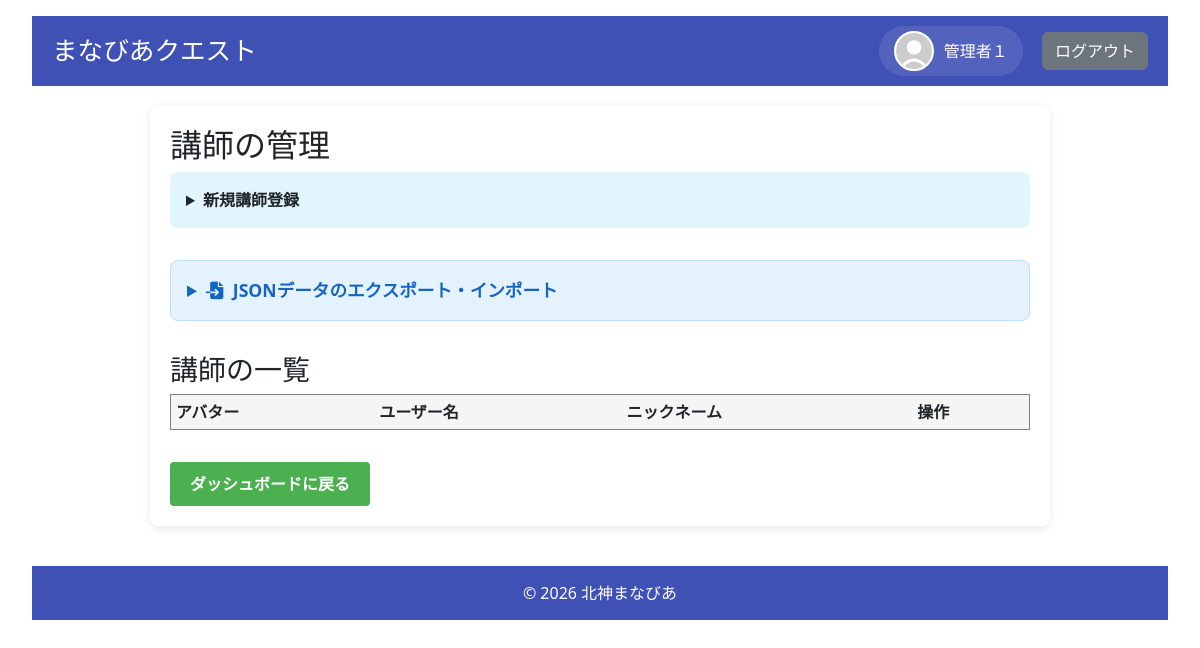
Before: /admin/teachers (signed in) with the older database file.
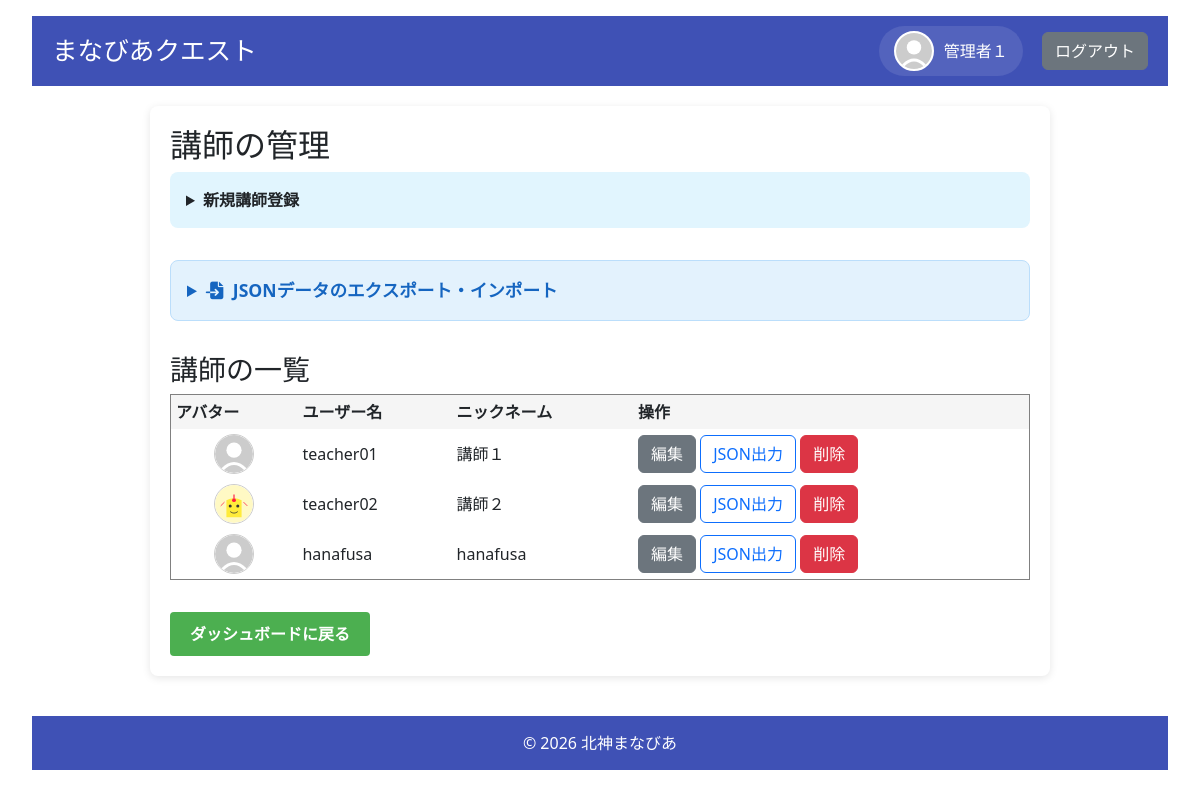
After: the same page with the newer database file.
### models.py (models this page shows, shortened)
class User(UserMixin, db.Model):
    __tablename__ = 'users'
    id = db.Column(db.Integer, primary_key=True)
    username = db.Column(db.String(80), unique=True, nullable=False)
    password_hash = db.Column(db.String(128), nullable=False)
    role = db.Column(db.String(20), nullable=False)  # 'admin', 'student', 'parent'
    is_first_login = db.Column(db.Boolean, default=True, nullable=False)
    nickname = db.Column(db.String(80), nullable=True)
    avatar = db.Column(db.String(200), nullable=True)
    parent_id = db.Column(db.Integer, db.ForeignKey('users.id'), nullable=True)
    user_level = db.Column(db.Integer, default=1)
    medals = db.Column(db.Integer, default=0)
    user_title = db.Column(db.String(100), default='見習い')
    target_levels_json = db.Column(db.String(200), default='{"math": "Lv1", "english": "Lv1", "japanese": "Lv1"}')
    children = db.relationship('User', backref=db.backref('parent', remote_side=[id]), lazy='dynamic')
    attempt_logs = db.relationship('QuestAttemptLog', back_populates='user', cascade="all, delete-orphan")
    @property
    def display_name(self):
        return self.nickname if self.nickname else self.username
    @property
    def avatar_url(self):
        if self.avatar:
            return f"/static/images/avatars/{self.avatar}"
        return "/static/images/avatars/default.svg"
    def is_admin(self):
        return self.role == 'admin'

### app.py (the view)
@app.route('/admin/teachers')
@login_required
def manage_teachers():
    if not current_user.is_admin():
        return redirect(url_for('login'))
    teachers = safe_query_all(User.query.filter_by(role='teacher'))
    return render_template('manage_teachers.html', teachers=teachers)

### app.py (called while the page is built)
@app.context_processor
def inject_markdown_help():
    def get_markdown_help():
        try:
            filepath = os.path.join(basedir, 'Markdown_help.md')
            with open(filepath, 'r', encoding='utf-8') as f:
                return f.read()
        except Exception as e:
            app.logger.error(f"Error reading Markdown_help.md: {e}")
            return "ヘルプファイルを読み込めませんでした。"
    return dict(get_markdown_help=get_markdown_help)

def safe_get(model, ident, retries=5, delay=1.0):
    for i in range(retries):
        try:
            return db.session.get(model, ident)
        except OperationalError as e:
            if "disk I/O error" in str(e) or "database is locked" in str(e):
                app.logger.warning(f"Database get failed (attempt {i+1}/{retries}): {e}. Retrying in {delay}s...")
                time.sleep(delay)
                continue
            raise
    return db.session.get(model, ident)

def safe_query_all(query, retries=5, delay=1.0):
    for i in range(retries):
        try:
            return query.all()
        except OperationalError as e:
            if "disk I/O error" in str(e) or "database is locked" in str(e):
                app.logger.warning(f"Database query all failed (attempt {i+1}/{retries}): {e}. Retrying in {delay}s...")
                time.sleep(delay)
                continue
            raise
    return query.all()

@login_manager.user_loader
def load_user(user_id):
    return safe_get(User, int(user_id))

### templates/manage_teachers.html (shortened to what this page needs)
{% extends "base.html" %}
{% block content %}
<h2>講師の管理</h2>
<details style="background: #e1f5fe; padding: 1rem; margin-bottom: 2rem; border-radius: 8px;">
    <summary style="cursor: pointer; font-weight: bold;">新規講師登録</summary>
</details>
<details style="background: #e3f2fd; padding: 1rem; margin-bottom: 2rem; border-radius: 8px; border: 1px solid #bbdefb;">
    <summary style="cursor: pointer; font-weight: bold; font-size: 1.1rem; color: #1565c0;">
        <i class="fa-solid fa-file-import" style="margin-right: 5px;"></i> JSONデータのエクスポート・インポート
    </summary>
</details>
<h3>講師の一覧</h3>
<table border="1" cellpadding="5" style="width: 100%; border-collapse: collapse;">
  <thead>
    <tr style="background: #f5f5f5;">
      <th>アバター</th>
      <th>ユーザー名</th>
      <th>ニックネーム</th>
      <th>操作</th>
    </tr>
  </thead>
  <tbody>
    {% for teacher in teachers %}
    <tr>
      <td style="text-align: center;">
        <div style="width: 40px; height: 40px; border-radius: 50%; overflow: hidden; margin: 0 auto; border: 1px solid #ccc;">
            <img src="{{ url_for('static', filename='images/avatars/' + (teacher.avatar if teacher.avatar else 'default.svg')) }}" style="width: 100%; height: 100%; object-fit: cover;">
        </div>
      </td>
      <td>{{ teacher.username }}</td>
      <td>{{ teacher.nickname or "未設定" }}</td>
      <td>
        <a href="{{ url_for('edit_user_admin', user_id=teacher.id) }}" class="btn btn-secondary">編集</a>
        <a href="{{ url_for('export_single_teacher', user_id=teacher.id) }}" class="btn btn-outline-primary" style="text-decoration: none; display: inline-block;">JSON出力</a>
        <form action="{{ url_for('delete_user', user_id=teacher.id) }}" method="POST" onsubmit="return confirm('本当に削除しますか？');" style="display:inline;">
            <button type="submit" class="btn btn-danger">削除</button>
        </form>
      </td>
    </tr>
    {% endfor %}
  </tbody>
</table>
<div style="margin-top: 2rem;">
    <a href="{{ url_for('dashboard_' + current_user.role) }}" class="button">ダッシュボードに戻る</a>
</div>
{% endblock %}

### templates/base.html (shortened to what this page needs)
<!DOCTYPE html>
<html lang="ja">
<head>
    <link rel="stylesheet" href="{{ url_for('static', filename='css/style.css') }}">
    <link href="https://cdn.jsdelivr.net/npm/bootstrap@5.3.2/dist/css/bootstrap.min.css" rel="stylesheet">
    <link rel="stylesheet" href="https://cdnjs.cloudflare.com/ajax/libs/font-awesome/6.5.1/css/all.min.css">
</head>
<body>
    <header>
        <h1>まなびあクエスト</h1>
        <nav>
            {% if current_user.is_authenticated %}
            <a href="{{ url_for('profile') }}" class="nav-profile">
                <div class="avatar-container">
                    <img src="{{ current_user.avatar_url }}">
                </div>
                <span>{{ current_user.display_name }}</span>
            </a>
            {% endif %}
            <a href="{{ url_for('logout') }}" class="btn btn-secondary">ログアウト</a>
        </nav>
    </header>
    <main>
        {% block content %}{% endblock %}
    </main>
    <footer>
        &copy; 2026 北神まなびあ
    </footer>
</body>
</html>

### static/css/style.css (style rules this page uses)
body { font-family: "Helvetica Neue", Helvetica, Arial, sans-serif; background-color: #f5f7fa; color: #333333; margin: 0; padding: 1rem 2rem; line-height: 1.6; }
header { background-color: #3f51b5; color: white; padding: 10px 20px; display: flex; align-items: center; justify-content: space-between; min-height: 60px; }
header h1 { margin: 0; font-size: 1.6rem; white-space: nowrap; }
nav { display: flex; align-items: center; gap: 1.2rem; flex-shrink: 0; }
.nav-profile { display: flex; align-items: center; gap: 10px; color: white; text-decoration: none; background: rgba(255,255,255,0.1); padding: 5px 15px; border-radius: 30px; transition: background 0.2s; }
.avatar-container { width: 40px; height: 40px; border-radius: 50%; overflow: hidden; background-color: #eee; flex-shrink: 0; border: 2px solid white; }
.avatar-container img { width: 100%; height: 100%; object-fit: cover; margin-right: 0; }
main { max-width: 900px; margin: 20px auto; padding: 20px; background-color: white; border-radius: 8px; box-shadow: 0 2px 8px rgba(0,0,0,0.1); }
footer { text-align: center; padding: 15px 10px; background-color: #3f51b5; color: white; margin-top: 40px; }
h1, h2 { color: #3f51b5; margin-top: 0; }
h3 { color: #303f9f; margin-bottom: 10px; }
img { max-width: 100%; height: auto; margin-right: 10px; }
.btn { display: inline-block; padding: 10px 20px; font-size: 16px; font-weight: 600; text-decoration: none; border-radius: 4px; border: none; cursor: pointer; transition: background-color 0.3s ease, opacity 0.2s ease; user-select: none; text-align: center; }
.btn-secondary { background-color: #e0e0e0; color: #333; }
.btn-danger { background-color: #f44336; color: white; }
.button { @extend .btn; @extend .btn-primary; }
.button { background-color: #4CAF50; color: white; padding: 10px 20px; border-radius: 4px; text-decoration: none; display: inline-block; font-weight: 600; cursor: pointer; }

Changed rows visible on the page:
added User: avatar (placeholder picture), username "teacher01", nickname "講師１"
added User: avatar (picture), username "teacher02", nickname "講師２"
added User: username "hanafusa", nickname "hanafusa"
